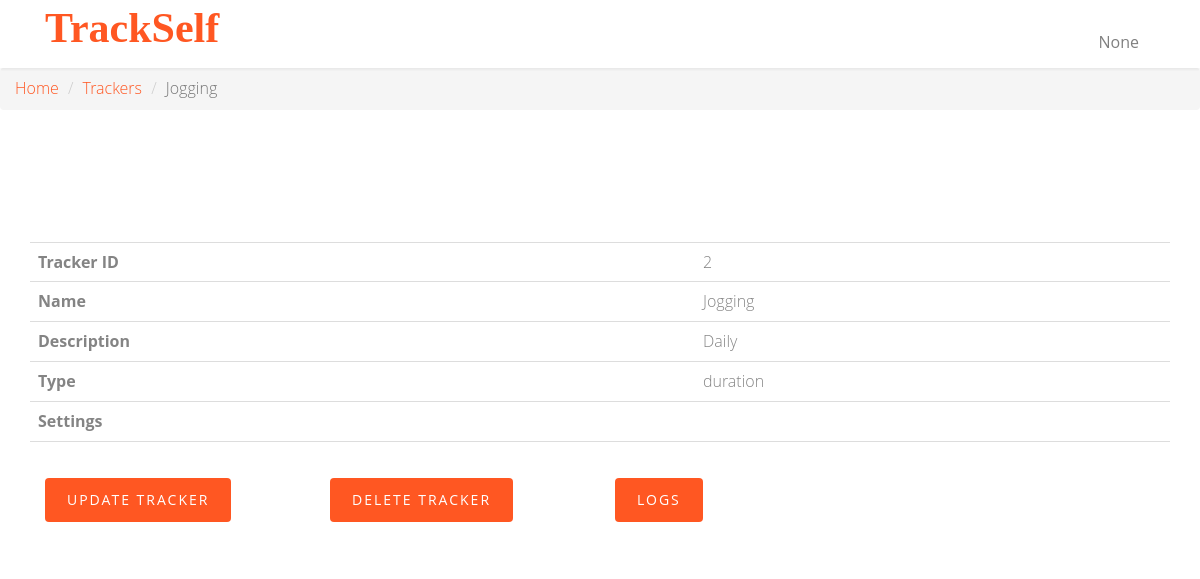
The page /trackers/2 on the database its author committed.
### app.py (models this page shows)
class Tracker(db.Model):
    __tablename__ = 'tracker'
    id = db.Column(db.Integer, autoincrement=True, primary_key=True)
    name = db.Column(db.String, unique=True, nullable=False)
    description = db.Column(db.String, nullable=False)
    type = db.Column(db.String, nullable=False)
    settings = db.Column(db.String)

### app.py (the view)
@app.route("/trackers/<string:tracker_id>")
def tracker_page(tracker_id):
    username = request.cookies.get('username')
    tracker = Tracker.query.filter_by(id=tracker_id).first()
    return render_template('tracker-get.html', username=username, tracker=tracker)

### templates/tracker-get.html (shortened to what this page needs)
<!DOCTYPE html>
<html class="no-js">
<head>
    <link rel="stylesheet" href="../static/css/animate.css">
    <link rel="stylesheet" href="../static/css/icomoon.css">
    <link rel="stylesheet" href="../static/css/bootstrap.css">
    <link rel="stylesheet" href="../static/css/superfish.css">
    <link rel="stylesheet" href="../static/css/style.css">
</head>
<body>
<div id="fh5co-wrapper">
    <div id="fh5co-page">
        <header id="fh5co-header-section" class="sticky-banner">
            <div class="container">
                <div class="nav-header">
                    <h1 id="fh5co-logo" class="col-sm-2"><a href="/">TrackSelf</a></h1>
                    <nav id="fh5co-menu-wrap" role="navigation" class="col-sm-1">
                        <ul class="sf-menu" id="fh5co-primary-menu">
                            <li class="nav-item dropdown">
                                <a class="nav-link dropdown-toggle" href="#" id="navbardrop" data-toggle="dropdown">
                                    {{ username }}
                                </a>
                            </li>
                        </ul>
                    </nav>
                </div>
            </div>
        </header>
        <nav aria-label="breadcrumb">
            <ol class="breadcrumb">
                <li class="breadcrumb-item"><a href="/">Home</a></li>
                <li class="breadcrumb-item"><a href="/trackers">Trackers</a></li>
                <li class="breadcrumb-item active" aria-current="page">{{ tracker['name'] }}</li>
            </ol>
        </nav>
        <div id="fh5co-contact" class="animate-box">
            <div class="container">
                <div class="row">
                    <div class="col-md-12">
                        <table id="tracker-table" class="table">
                            <tbody>
                            <tr>
                                <th scope="row">Tracker ID</th>
                                <td>{{ tracker['id'] }}</td>
                            </tr>
                            <tr>
                                <th scope="row">Name</th>
                                <td>{{ tracker['name'] }}</td>
                            </tr>
                            <tr>
                                <th scope="row">Description</th>
                                <td>{{ tracker['description'] }}</td>
                            </tr>
                            <tr>
                                <th scope="row">Type</th>
                                <td>{{ tracker['type'] }}</td>
                            </tr>
                            <tr>
                                <th scope="row">Settings</th>
                                <td>{{ tracker['settings'] }}</td>
                            </tr>
                            <tr>
                                <th scope="row"></th>
                                <td></td>
                            </tr>
                            </tbody>
                        </table>
                        <div class="col-md-3">
                            <div class="form-group">
                                <button id="updateButton" class="btn btn-primary" onclick="update_log({{ tracker['id'] }})">Update Tracker</button>
                            </div>
                        </div>
                        <div class="col-md-3">
                            <div class="form-group">
                                <button id="deleteButton" class="btn btn-primary" onclick="delete_log({{ tracker['id'] }})">Delete Tracker</button>
                            </div>
                        </div>
                        <div class="col-md-3">
                            <div class="form-group">
                                <button id="logsButton" class="btn btn-primary" onclick="read_log({{ tracker['id'] }})">Logs</button>
                            </div>
                        </div>
                    </div>
                </div>
            </div>
        </div>
    </div>
</div>
</body>
</html>

### static/css/superfish.css (style rules this page uses)
.sf-menu, .sf-menu * { margin: 0; padding: 0; list-style: none; }
.sf-menu li { position: relative; }
.sf-menu > li { float: left; }
.sf-menu a { display: block; position: relative; }
.sf-menu { float: left; margin-bottom: 1em; }
.sf-menu a { border-left: 1px solid #fff; border-top: 1px solid #dFeEFF; border-top: 1px solid rgba(255,255,255,.5); padding: .75em 1em; text-decoration: none; zoom: 1; }
.sf-menu a { color: #13a; }
.sf-menu li { background: #BDD2FF; white-space: nowrap; *white-space: normal; -webkit-transition: background .2s; transition: background .2s; }

### static/css/style.css (style rules this page uses)
body { font-family: "Open Sans", Arial, sans-serif; line-height: 1.6; font-size: 16px; background: #fff; color: #848484; font-weight: 300; overflow-x: hidden; }
a { color: #ff5722; -webkit-transition: 0.5s, ease; -o-transition: 0.5s, ease; transition: 0.5s, ease; }
p, ul, ol { margin-bottom: 1.5em; font-size: 16px; color: #848484; font-family: "Open Sans", Arial, sans-serif; }
h1, h2, h3, h4, h5, h6 { color: #5a5a5a; font-family: "Open Sans", Arial, sans-serif; font-weight: 400; margin: 0 0 30px 0; }
.stuck { position: fixed !important; top: 0 !important; -webkit-box-shadow: 0 2px 2px rgba(0, 0, 0, 0.05); -moz-box-shadow: 0 2px 2px rgba(0, 0, 0, 0.05); -ms-box-shadow: 0 2px 2px rgba(0, 0, 0, 0.05); -o-box-shadow: 0 2px 2px rgba(0, 0, 0, 0.05); box-shadow: 0 2px 2px rgba(0, 0, 0, 0.05); }
.sf-menu { margin: 7px 0 0 0 !important; }
.sf-menu { float: right; }
.sf-menu a { color: rgba(0, 0, 0, 0.5); padding: 0.75em 1em !important; font-weight: normal; border-left: none; border-top: none; border-top: none; text-decoration: none; zoom: 1; font-size: 16px; border-bottom: none !important; }
.sf-menu li, .sf-menu ul li, .sf-menu ul ul li, .sf-menu li:hover, .sf-menu li.sfHover { background: transparent; }
#fh5co-header-section { padding: 0; position: relative; left: 0; width: 100%; z-index: 1022; background: #fff; }
.nav-header { position: relative; float: left; width: 100%; }
#fh5co-logo { position: relative; z-index: 2; font-size: 22px; text-transform: uppercase; font-weight: 700; float: left; margin: 5px 0px 0px 0px; }
#fh5co-logo a { color: #ff5722; }
#fh5co-menu-wrap { position: relative; z-index: 2; display: block; float: right; margin-top: 1%; }
#fh5co-menu-wrap .sf-menu a { padding: 1em .75em; }
#fh5co-services, #fh5co-about, #fh5co-contact { padding: 7em 0; }
#fh5co-contact .form-group { margin-bottom: 30px; }
.btn { -webkit-transition: 0.3s; -o-transition: 0.3s; transition: 0.3s; }
.btn { text-transform: uppercase; letter-spacing: 2px; -webkit-transition: 0.3s; -o-transition: 0.3s; transition: 0.3s; }
.btn.btn-primary { background: #ff5722; color: #fff; border: none !important; border: 2px solid transparent !important; }
.js .animate-box { opacity: 0; }
#fh5co-wrapper { overflow-x: hidden; position: relative; }
#fh5co-page { position: relative; -webkit-transition: 0.5s; -o-transition: 0.5s; transition: 0.5s; }
#offcanvas-menu { position: absolute; top: 0; bottom: 0; z-index: 99; background: #222; right: -240px; width: 240px; padding: 20px; overflow-y: scroll !important; display: none; }
#offcanvas-menu ul { padding: 0; margin: 0; }
#offcanvas-menu ul li { padding: 0; margin: 0 0 10px 0; list-style: none; }
#offcanvas-menu ul li a { font-size: 18px; color: rgba(255, 255, 255, 0.4); }

### templates/tracker-get.html (style rules this page uses)
#fh5co-logo a { color: #ff5722; text-transform: none; font-family: Garamond; font-size: 42px; }

### rows shown on the page
Tracker: name "Jogging", id "2", description "Daily", type "duration"

### other values the page prints
{{ username }} "None"
